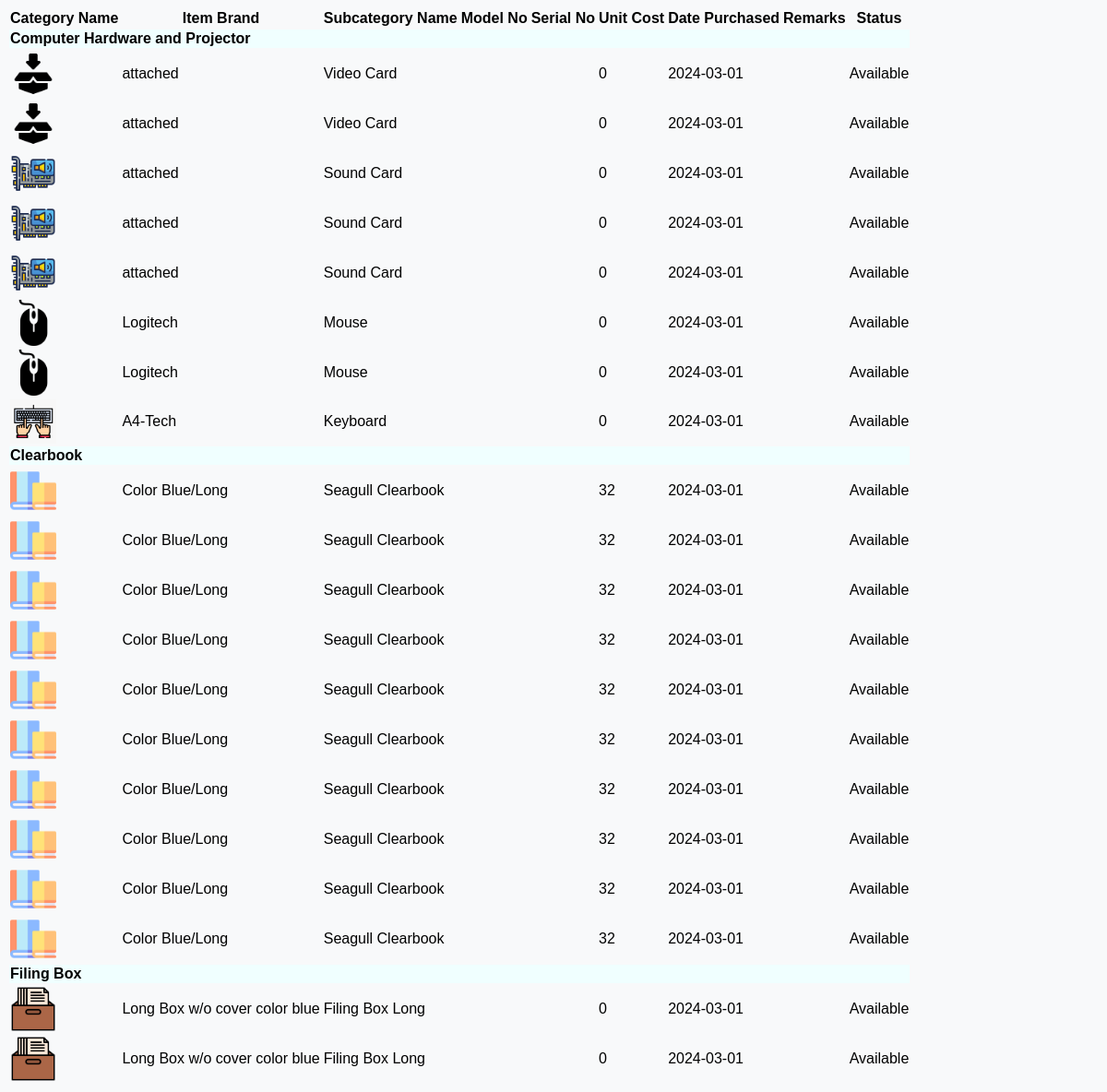
The page /DashboardCCSStaff/ccsassignitems.php on the database as committed earlier.
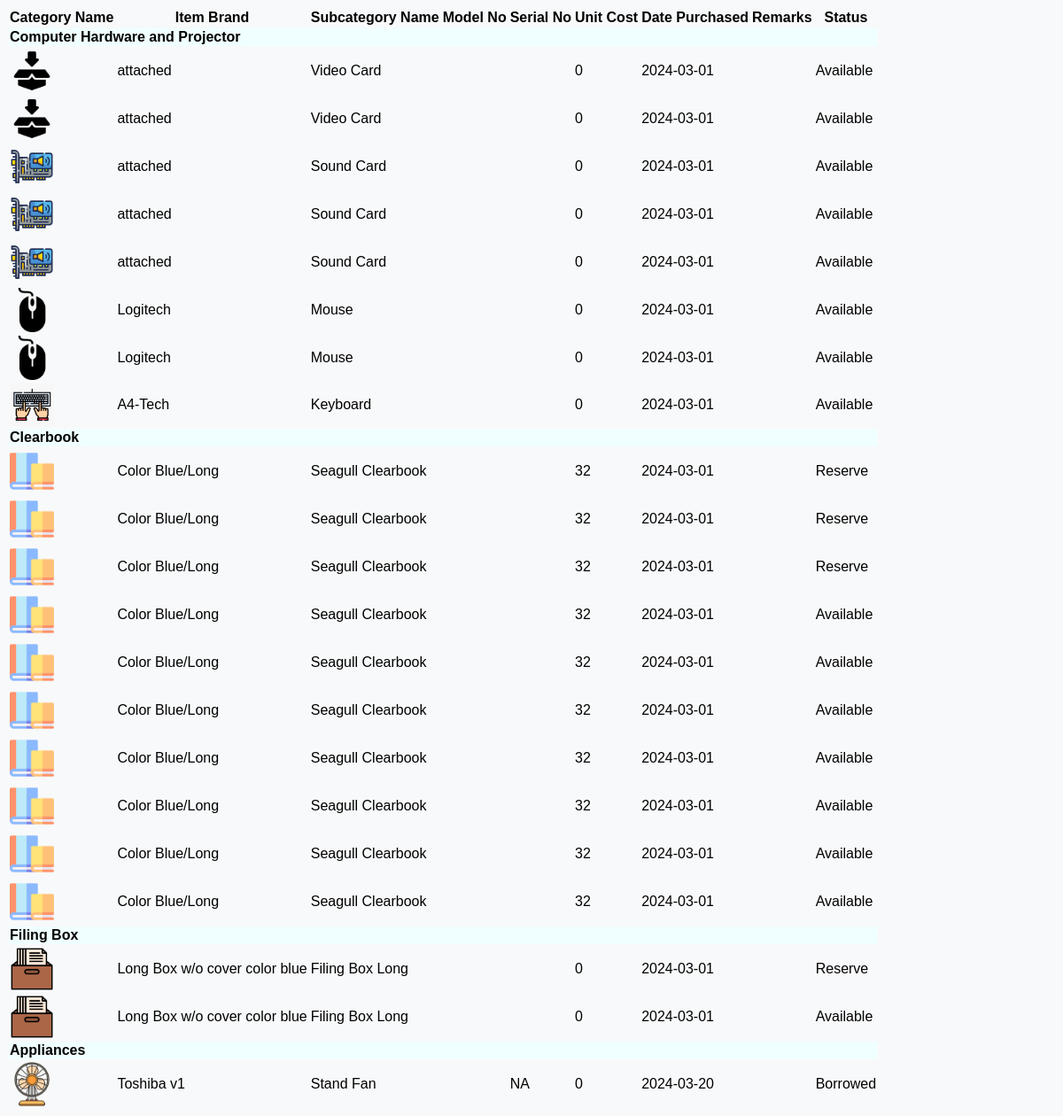
The same page on the database as committed later.
### tables this page shows
CREATE TABLE `tblitembrand` (
  `id` int(11) NOT NULL,
  `staffid` int(11) NOT NULL,
  `staffname` varchar(50) NOT NULL,
  `itembrand` varchar(50) NOT NULL,
  `categoryname` varchar(50) NOT NULL,
  `subcategoryname` varchar(50) NOT NULL,
  `borrowable` varchar(50) NOT NULL,
  `remarks` varchar(50) NOT NULL,
  `modelno` varchar(50) NOT NULL,
  `serialno` varchar(50) NOT NULL,
  `unitcost` decimal(10,0) NOT NULL,
  `status` varchar(50) NOT NULL,
  `itemcondition` varchar(50) NOT NULL,
  `datetimeadded` datetime NOT NULL,
  `assignfor` varchar(50) DEFAULT NULL,
  `datepurchased` date NOT NULL
);

### DashboardCCSStaff/ccsassignitems.php (the view, shortened to what this page needs)
<?php
include('ccsfunctions.php');
$selectedAssignFor = $_GET['assignfor'] ?? '';
$queryItems = "SELECT * FROM tblitembrand WHERE assignfor = ?";
$stmtItems = mysqli_prepare($con, $queryItems);
if ($stmtItems) {
    mysqli_stmt_bind_param($stmtItems, "s", $selectedAssignFor);
    if (mysqli_stmt_execute($stmtItems)) {
        $resultItems = mysqli_stmt_get_result($stmtItems);
        if ($resultItems && mysqli_num_rows($resultItems) > 0) {
            echo '<table class="table">';
            echo '<thead class="table-dark">';
            echo '<tr>';
            echo '<th>Category Name</th>';
            echo '<th>Item Brand</th>';
            echo '<th>Subcategory Name</th>';
            echo '<th>Model No</th>';
            echo '<th>Serial No</th>';
            echo '<th>Unit Cost</th>';
            echo '<th>Date Purchased</th>';
            echo '<th>Remarks</th>';
            echo '<th>Status</th>';
            echo '</tr>';
            echo '</thead>';
            echo '<tbody>';
            $currentCategory = null;
            while ($item = mysqli_fetch_assoc($resultItems)) {
                if ($currentCategory != $item['categoryname']) {
                    echo "<tr class='category-row'>
                        <td colspan='10' style='background-color: azure;'><strong>{$item['categoryname']}</strong></td>
                        </tr>";
                    $currentCategory = $item['categoryname'];
                }
                echo '<tr>';
                $imagePath = 'inventory/SubcategoryItemsimages/' . $item['subcategoryname'] . '.png';
                if (file_exists($imagePath)) {
                    echo "<td><img src='{$imagePath}' alt='Subcategory Image' width='50'></td>";
                } else {
                    echo "<td><img src='/inventory/SubcategoryItemsimages/defaultimageitem.png' alt='Default Image' width='50'></td>";
                }
                echo '<td>' . $item['itembrand'] . '</td>';
                echo '<td>' . $item['subcategoryname'] . '</td>';
                echo '<td>' . $item['modelno'] . '</td>';
                echo '<td>' . $item['serialno'] . '</td>';
                echo '<td>' . $item['unitcost'] . '</td>';
                echo '<td>' . $item['datepurchased'] . '</td>';
                 echo '<td>' . $item['remarks'] . '</td>';
                echo '<td>' . $item['status'] . '</td>';
                echo '</tr>';
            }
            echo '</tbody>';
            echo '</table>';
        } else {
            echo '<p>No items found for the selected Assign For.</p>';
        }
    } else {
        die('Statement execution failed: ' . mysqli_stmt_error($stmtItems));
    }
} else {
    die('Statement preparation failed: ' . mysqli_error($con));
}
?>

Rows that differ between the two databases and show on the page:
changed tblitembrand "Clearbook": status "Available" → "Reserve"
changed tblitembrand (number 10 of 21 on the later page): status "Available" → "Reserve"
changed tblitembrand (number 11 of 21 on the later page): status "Available" → "Reserve"
changed tblitembrand "Filing Box": status "Available" → "Reserve"
now on this page (row edited): tblitembrand: categoryname "Appliances", subcategoryname (picture), itembrand "Toshiba v1", subcategoryname "Stand Fan", serialno "NA", unitcost "0", datepurchased "2024-03-20", status "Borrowed"
